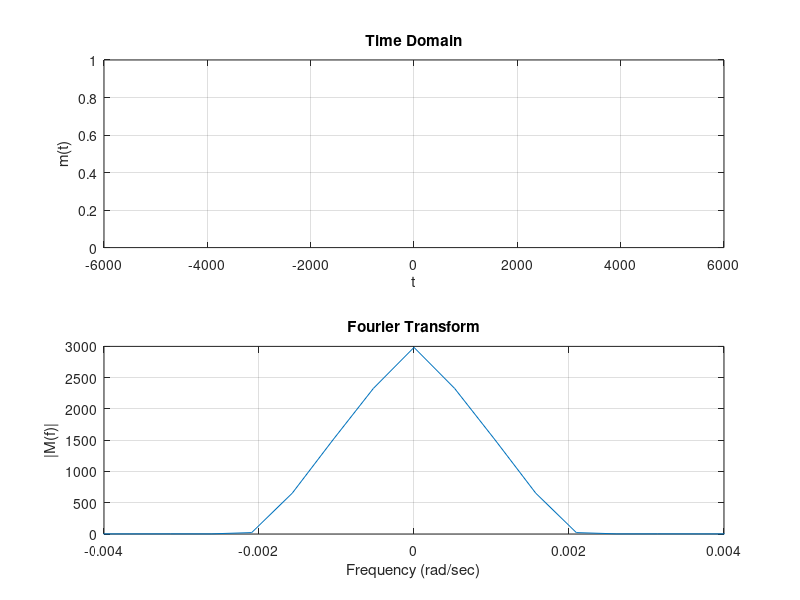
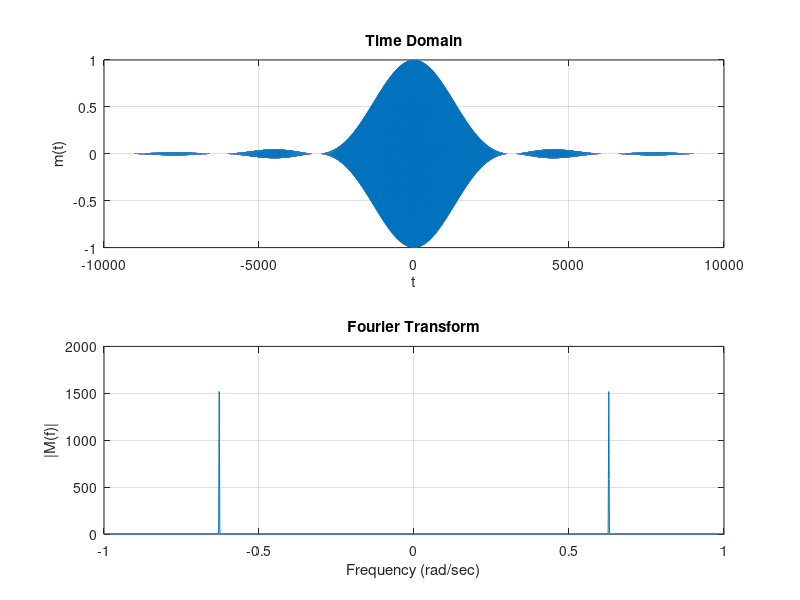

Reproduce these figures in MATLAB, in order.
fs =1000;
ts=1/fs;
t = linspace(-6000, 6000, fs*12000);
x=(10^-3)*t;
mt = (sin(x)./x).^2;
ft = (ts)*fftshift(fft(mt));
n=length(mt);
frequencies = (-n/2:(n/2-1))*(fs/n);
w=2*pi*frequencies;

figure;
subplot(2, 1, 1);
plot(t, mt);
grid on;
xlabel('t');
ylabel('m(t)');
title('Time Domain');
subplot(2, 1, 2);
plot(w, abs(ft));
xlim([-0.004 0.004]);
grid on;
xlabel('Frequency (rad/sec)');
ylabel('|M(f)|');
title('Fourier Transform');


fs =50;
ts=1/fs;
t = linspace(-10000, 10000, fs*20000);
x=(10^-3)*t;
mt = (sin(x)./x).^2;
y=2*pi*(10^5)*t;
rt=mt.*cos(y);
n=length(rt);
ft = (ts)*fftshift(fft(rt));
frequencies = (-n/2:(n/2-1))*(fs/n);
w=2*frequencies*pi;
figure;
subplot(2, 1, 1);
plot(t, rt);
grid on;
xlabel('t');
ylabel('m(t)');
title('Time Domain');
subplot(2, 1, 2);
plot(w, abs(ft));
xlim([-1,1]);
grid on;
xlabel('Frequency (rad/sec)');
ylabel('|M(f)|');
title('Fourier Transform');
